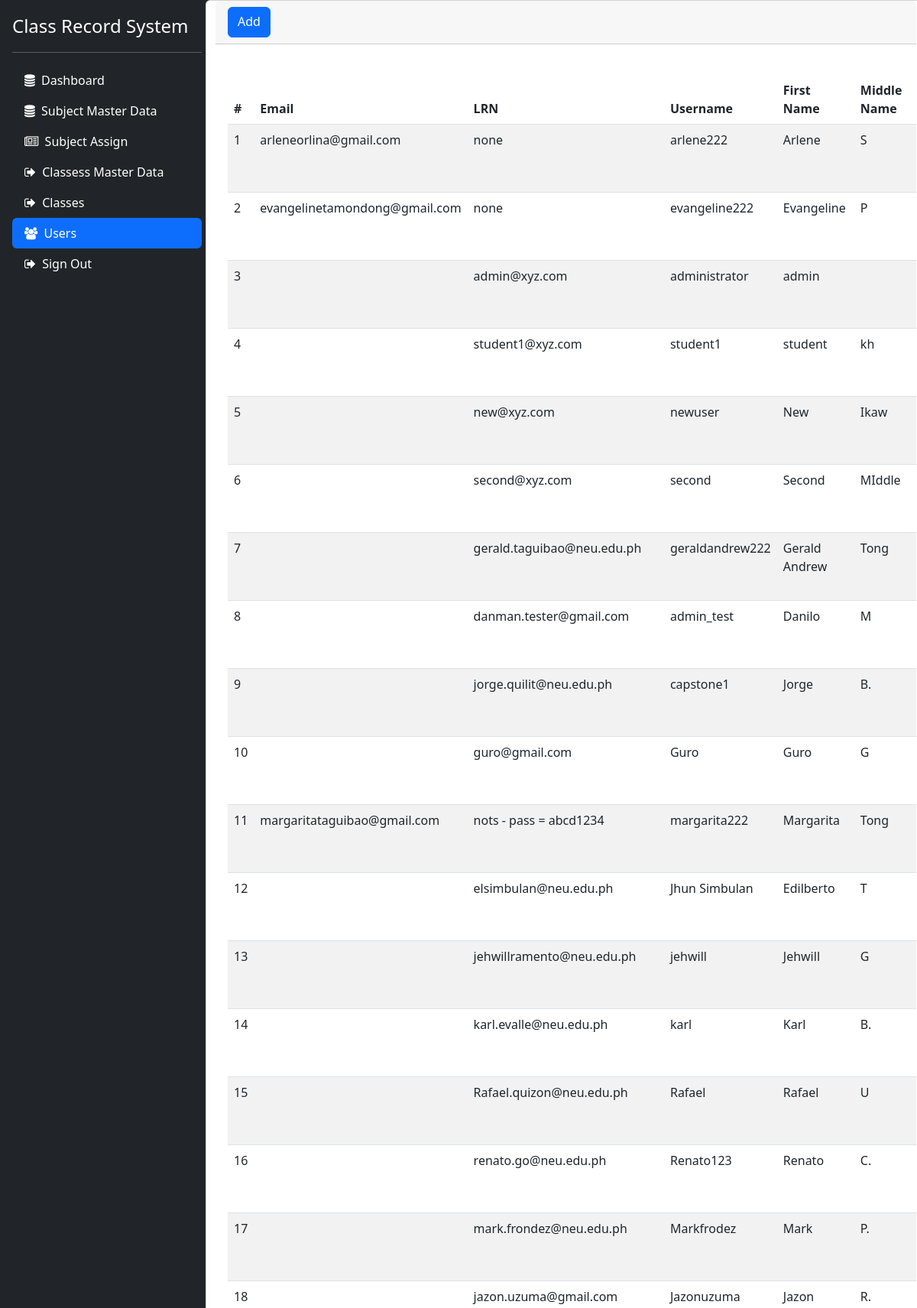
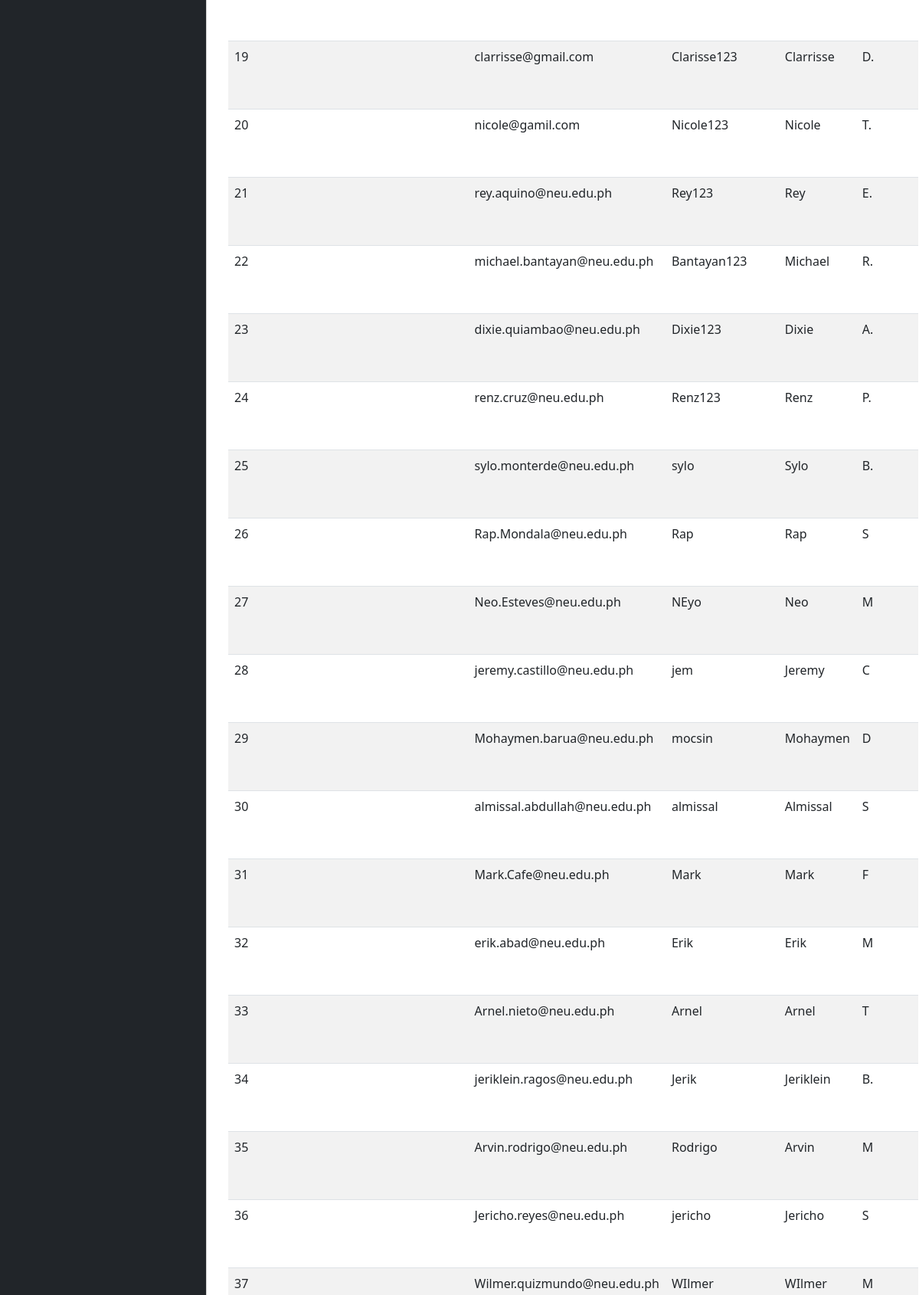
/admin/users.php (upper part), run on the app's committed database (2 pictures, top to bottom).
### tables this page shows
CREATE TABLE `user` (
  `userId` int NOT NULL,
  `email` varchar(255) NOT NULL,
  `lrn` varchar(255) NOT NULL,
  `username` varchar(255) NOT NULL,
  `password` varchar(255) NOT NULL,
  `first_name` varchar(255) NOT NULL,
  `middle_name` varchar(255) NOT NULL,
  `last_name` varchar(255) NOT NULL,
  `role` enum('Teacher','Student','Admin') NOT NULL,
  `date_created` datetime NOT NULL,
  `date_updated` datetime NOT NULL,
  `status` enum('Active','Inactive','Deleted') NOT NULL
);

### libraries/data_interface.php (called while the page is built, shortened)
<?php
class jpacObject{
	private $conn;
	public function __construct(){
  		try {
	 		$this->conn = new PDO("mysql:host=".db_server.";dbname=".db_name, db_user, db_pass);
  			$this->conn->setAttribute(PDO::ATTR_ERRMODE, PDO::ERRMODE_EXCEPTION);
		} catch(PDOException $e) {
		  	echo "Connection failed: " . $e->getMessage();
		  	die;
		}
	}
	function SQLQuery($sql) {
		$sth=$this->conn->prepare($sql);
		$sth->execute();
		$result = $sth->fetchAll();
		return $result;
	}
}
?>

### admin/users.php (the view, shortened to what this page needs)
<?php
$jpac=new JpacObject();
?>
<!doctype html>
<html lang="en">
  <head>
<link href="css/bootstrap.min.css" rel="stylesheet">
<link rel="stylesheet" href="https://cdnjs.cloudflare.com/ajax/libs/font-awesome/4.7.0/css/font-awesome.min.css">
    <link href="sidebars.css" rel="stylesheet">
  </head>
  <body>
<main class="d-flex flex-nowrap">
    <?php include_once("sidebar.php"); ?>
<div class="row" style="overflow-x: scroll;">
    <div class="card">
        <div class="card-header text-right">
            <button class="btn btn-primary" onclick="showModalUsers('addUsers')"  data-toggle="modal" data-target="#modalUsers">Add <i class="align-middle" data-feather="plus-circle"></i> </button>
        </div>
        <div class="card-body table-responsive">
        <table class="table table-striped table-hover" id="usersTable">
                <thead>
                    <tr>
                        <th>#</th>
                        <th>Email</th>
                        <th>LRN</th>
                        <th>Username</th>
                        <th>First Name</th>
                        <th>Middle Name</th>
                    </tr>
                </thead>
                <tbody>
                    <?php
                    $result=$jpac->SQLQuery("SELECT * FROM user");
                    for($i=0;$i<count($result);$i++){
                    ?>
                    <tr>
                        <td><?= ($i+1) ?></td>
                        <td><?= $result[$i]['email'] ?></td>
                        <td><?= $result[$i]['lrn'] ?></td>
                        <td><?= $result[$i]['username'] ?></td>
                        <td><?= $result[$i]['first_name'] ?></td>
                        <td><?= $result[$i]['middle_name'] ?></td>
                    </tr>
                    <?php } ?>
                </tbody>
            </table>
        </div>
    </div>
</div>
</main>
<link rel="stylesheet" type="text/css" href="https://cdn.datatables.net/v/bs5/dt-1.11.5/datatables.min.css"/>
  </body>
</html>

### admin/sidebars.css (style rules this page uses)
body { min-height: 100vh; min-height: -webkit-fill-available; }
html { height: -webkit-fill-available; }
main { height: 100vh; height: -webkit-fill-available; max-height: 100vh; overflow-x: auto; overflow-y: hidden; }

### data on the page
user: email "arleneorlina@gmail.com", lrn "none", username "arlene222", first_name "Arlene", middle_name "S"
user: email "evangelinetamondong@gmail.com", lrn "none", username "evangeline222", first_name "Evangeline", middle_name "P"
user: lrn "admin@xyz.com", username "administrator", first_name "admin"
user: lrn "student1@xyz.com", username "student1", first_name "student", middle_name "kh"
user: lrn "new@xyz.com", username "newuser", first_name "New", middle_name "Ikaw"
user: lrn "second@xyz.com", username "second", first_name "Second", middle_name "MIddle"
user: lrn "gerald.taguibao@neu.edu.ph", username "geraldandrew222", first_name "Gerald Andrew", middle_name "Tong"
user: lrn "danman.tester@gmail.com", username "admin_test", first_name "Danilo", middle_name "M"
user: lrn "jorge.quilit@neu.edu.ph", username "capstone1", first_name "Jorge", middle_name "B."
user: lrn "guro@gmail.com", username "Guro", first_name "Guro", middle_name "G"
user: email "margaritataguibao@gmail.com", lrn "nots - pass = abcd1234", username "margarita222", first_name "Margarita", middle_name "Tong"
user: lrn "elsimbulan@neu.edu.ph", username "Jhun Simbulan", first_name "Edilberto", middle_name "T"
user: lrn "jehwillramento@neu.edu.ph", username "jehwill", first_name "Jehwill", middle_name "G"
user: lrn "karl.evalle@neu.edu.ph", username "karl", first_name "Karl", middle_name "B."
user: lrn "Rafael.quizon@neu.edu.ph", username "Rafael", first_name "Rafael", middle_name "U"
user: lrn "renato.go@neu.edu.ph", username "Renato123", first_name "Renato", middle_name "C."
user: lrn "mark.frondez@neu.edu.ph", username "Markfrodez", first_name "Mark", middle_name "P."
user: lrn "jazon.uzuma@gmail.com", username "Jazonuzuma", first_name "Jazon", middle_name "R."
user: lrn "clarrisse@gmail.com", username "Clarisse123", first_name "Clarrisse", middle_name "D."
user: lrn "nicole@gamil.com", username "Nicole123", first_name "Nicole", middle_name "T."
user: lrn "rey.aquino@neu.edu.ph", username "Rey123", first_name "Rey", middle_name "E."
user: lrn "michael.bantayan@neu.edu.ph", username "Bantayan123", first_name "Michael", middle_name "R."
user: lrn "dixie.quiambao@neu.edu.ph", username "Dixie123", first_name "Dixie", middle_name "A."
user: lrn "renz.cruz@neu.edu.ph", username "Renz123", first_name "Renz", middle_name "P."
user: lrn "sylo.monterde@neu.edu.ph", username "sylo", first_name "Sylo", middle_name "B."
user: lrn "Rap.Mondala@neu.edu.ph", username "Rap", first_name "Rap", middle_name "S"
user: lrn "Neo.Esteves@neu.edu.ph", username "NEyo", first_name "Neo", middle_name "M"
user: lrn "jeremy.castillo@neu.edu.ph", username "jem", first_name "Jeremy", middle_name "C"
user: lrn "Mohaymen.barua@neu.edu.ph", username "mocsin", first_name "Mohaymen", middle_name "D"
user: lrn "almissal.abdullah@neu.edu.ph", username "almissal", first_name "Almissal", middle_name "S"
user: lrn "Mark.Cafe@neu.edu.ph", username "Mark", first_name "Mark", middle_name "F"
user: lrn "erik.abad@neu.edu.ph", username "Erik", first_name "Erik", middle_name "M"
user: lrn "Arnel.nieto@neu.edu.ph", username "Arnel", first_name "Arnel", middle_name "T"
user: lrn "jeriklein.ragos@neu.edu.ph", username "Jerik", first_name "Jeriklein", middle_name "B."
user: lrn "Arvin.rodrigo@neu.edu.ph", username "Rodrigo", first_name "Arvin", middle_name "M"
user: lrn "Jericho.reyes@neu.edu.ph", username "jericho", first_name "Jericho", middle_name "S"
user: lrn "Wilmer.quizmundo@neu.edu.ph", username "WIlmer", first_name "WIlmer", middle_name "M"
